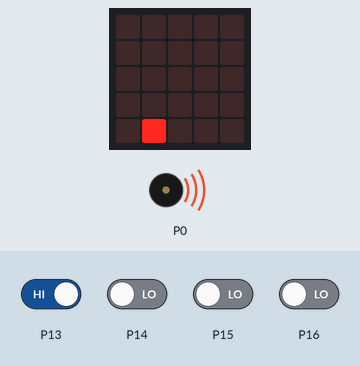
This program was run on a simulated BBC micro:bit (MakeCode). Parts: the board's 5×5 LED display, buzzer (waves = sounding). Inputs (shaded band) come from the test bench; at power-on: P13 HIGH, P14–16 LOW. Random numbers come from a fixed seed.

Above: at 0.55 s.
1.3 s: P13 driven LOW
At 2.68 s:
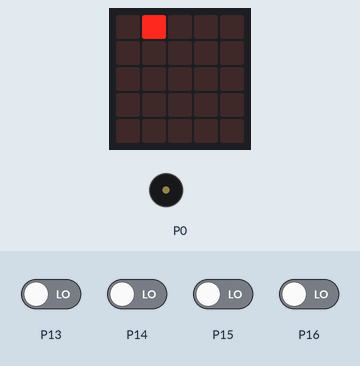
4.3 s: P13 driven HIGH
At 6.1 s:
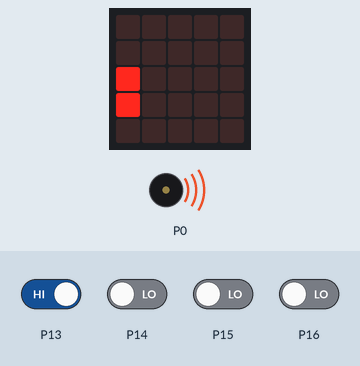
6.7 s: P14 driven HIGH
At 8.66 s:
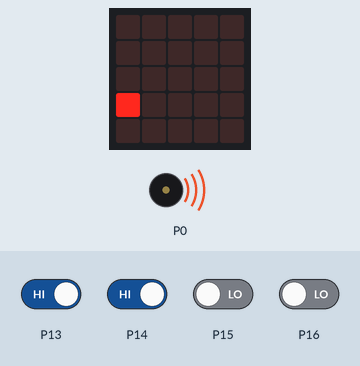
9.5 s: P15 driven HIGH
At 12.3 s:
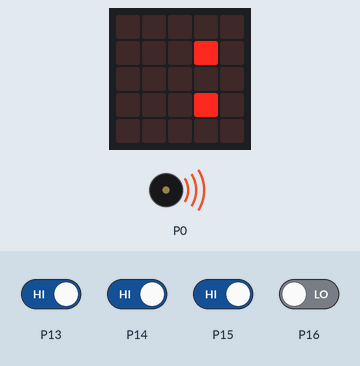
12.5 s: P15 driven LOW
At 14.9 s:
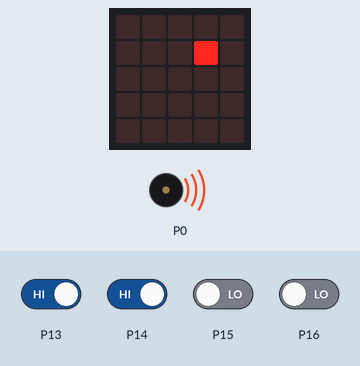
15.4 s: P14 driven LOW
At 16.17 s:
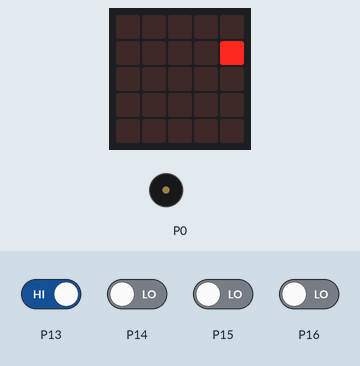
Timing chart, 0 to 18.4 s (numbered marks = the images above; inputs shaded):
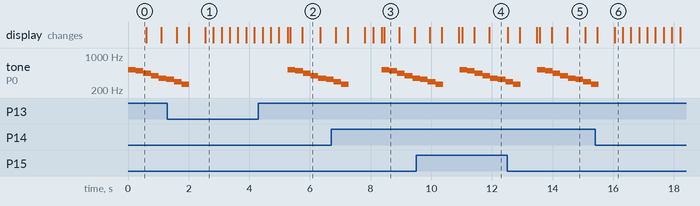

The program:

main.ts
```typescript
function punkt_nach_rechts () {
    xpos += 1
    if (xpos > 4) {
        xpos = 0
    }
    prüfeobgleich()
    control.waitMicros(250000)
}
function punkt_nach_oben () {
    ypos += -1
    if (ypos < 0) {
        ypos = 4
    }
    prüfeobgleich()
    control.waitMicros(250000)
}
function prüfeobgleich () {
    if (ypos == ypos2 && xpos == xpos2) {
        zufallspunkt()
        music.playMelody("C5 B A G F E D C ", 240)
    }
}
function punkt_nach_links () {
    xpos += -1
    if (xpos < 0) {
        xpos = 4
    }
    prüfeobgleich()
    control.waitMicros(250000)
}
function zufallspunkt () {
    xpos2 = randint(0, 4)
    ypos2 = randint(0, 4)
    prüfeobgleich()
}
function initPin () {
    pins.setPull(DigitalPin.P15, PinPullMode.PullNone)
    pins.setPull(DigitalPin.P14, PinPullMode.PullNone)
    pins.setPull(DigitalPin.P13, PinPullMode.PullNone)
    pins.setPull(DigitalPin.P16, PinPullMode.PullNone)
}
function punkt_nach_unten () {
    ypos += 1
    if (ypos > 4) {
        ypos = 0
    }
    prüfeobgleich()
    control.waitMicros(250000)
}
let blink = 0
let xpos2 = 0
let ypos2 = 0
let ypos = 0
let xpos = 0
radio.setGroup(1)
initPin()
xpos = 0
ypos = 4
zufallspunkt()
loops.everyInterval(500, function () {
    if (blink == 0) {
        blink = 1
    } else {
        blink = 0
    }
})
basic.forever(function () {
    if (pins.digitalReadPin(DigitalPin.P13) == 0) {
        punkt_nach_unten()
    } else if (pins.digitalReadPin(DigitalPin.P14) == 0) {
        punkt_nach_rechts()
    } else if (pins.digitalReadPin(DigitalPin.P15) == 0) {
        punkt_nach_oben()
    } else if (pins.digitalReadPin(DigitalPin.P16) == 0) {
        punkt_nach_links()
    } else {

    }
})
loops.everyInterval(100, function () {
    if (blink == 0) {
        basic.clearScreen()
        led.plot(xpos2, ypos2)
        led.plot(xpos, ypos)
    } else {
        basic.clearScreen()
        led.plot(xpos, ypos)
    }
})
```

test.ts
```typescript
// Hier kann man Tests durchführen; diese Datei wird nicht kompiliert, wenn dieses Paket als Erweiterung verwendet wird.
```

Measured:
- after the input at 4.3 s, tone on P0: plays 523 Hz for 0.25 s, 494 Hz for 0.25 s, 440 Hz for 0.25 s, 392 Hz for 0.25 s, 349 Hz for 0.25 s, 330 Hz for 0.17 s, starting after 0.97 s
- what the display in image 2 shows lasts 0.6 s, from 5.7 s to 6.3 s
- what the display in image 3 shows lasts 0.5 s, from 8.4 s to 8.9 s
